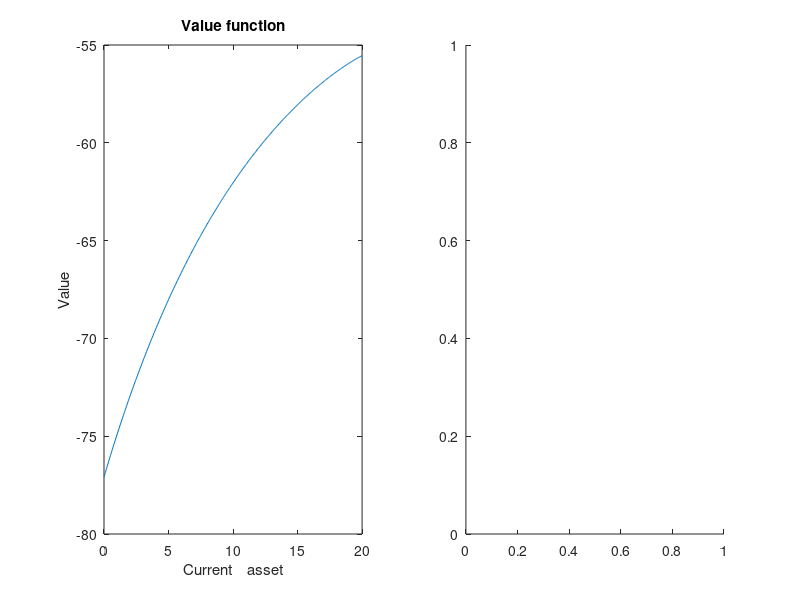

MATLAB code for this plot: (Note: this script raises an error after producing the figure.)
% Bellman's Equation
% slide p28

a = (0:0.05:20)';
n = length(a);

%グローバル変数設定
beta = 0.99; theta = 2;
r = 0.04; w = 1;
eps = 0.0001;
MaxIt = 10000;   %反復数

%変数
V = zeros(n,1);   % initial guess
Vnew = zeros(n,1); %更新用 value-function
policy = zeros(n,1); % policy用 列ベクトル

c = (1+r)*a*ones(1,n) + w*ones(n,n)-ones(n,1)*a';
R = c.^(1-theta)/(1-theta)
R(c<0) = -10000000;

%ベルマン方程式iteration
for j = 1:MaxIt
	RHS = R + beta*ones(n,1)*V';
	[Vnew, policy] = max(RHS,[],2);  %2だと行を探す
	
	if ( max(abs(Vnew-V)) < eps)
		disp(['coverged in iteration ' ,num2str(j)])
		break
	end
	V = Vnew;
end

subplot(1,2,1)
plot(a,V)	
title('Value function')	
xlabel('Current	asset')	
ylabel('Value')	
subplot(1,2,2)	
plot(a,policy(a))	
title('Policy function')	
xlabel('Current	asset')	
ylabel('Next period	asset')







